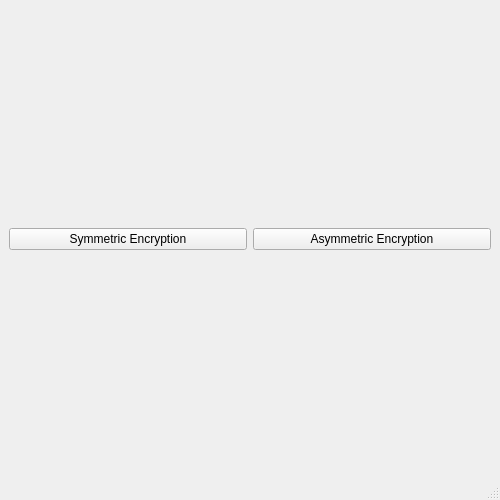
<?xml version="1.0" encoding="UTF-8"?>
<ui version="4.0">
 <class>MainWindow</class>
 <widget class="QMainWindow" name="MainWindow">
  <property name="geometry">
   <rect>
    <x>0</x>
    <y>0</y>
    <width>500</width>
    <height>500</height>
   </rect>
  </property>
  <property name="windowTitle">
   <string>Encryption</string>
  </property>
  <widget class="QWidget" name="centralwidget">
   <layout class="QHBoxLayout" name="horizontalLayout">
    <item>
     <widget class="QPushButton" name="pushButton">
      <property name="sizePolicy">
       <sizepolicy hsizetype="Minimum" vsizetype="Fixed">
        <horstretch>0</horstretch>
        <verstretch>0</verstretch>
       </sizepolicy>
      </property>
      <property name="text">
       <string>Symmetric Encryption</string>
      </property>
     </widget>
    </item>
    <item>
     <widget class="QPushButton" name="pushButton_2">
      <property name="enabled">
       <bool>true</bool>
      </property>
      <property name="sizePolicy">
       <sizepolicy hsizetype="Minimum" vsizetype="Fixed">
        <horstretch>0</horstretch>
        <verstretch>0</verstretch>
       </sizepolicy>
      </property>
      <property name="text">
       <string>Asymmetric Encryption</string>
      </property>
      <property name="iconSize">
       <size>
        <width>20</width>
        <height>20</height>
       </size>
      </property>
     </widget>
    </item>
   </layout>
  </widget>
  <widget class="QMenuBar" name="menubar">
   <property name="geometry">
    <rect>
     <x>0</x>
     <y>0</y>
     <width>500</width>
     <height>26</height>
    </rect>
   </property>
  </widget>
  <widget class="QStatusBar" name="statusbar"/>
 </widget>
 <resources/>
 <connections/>
</ui>
